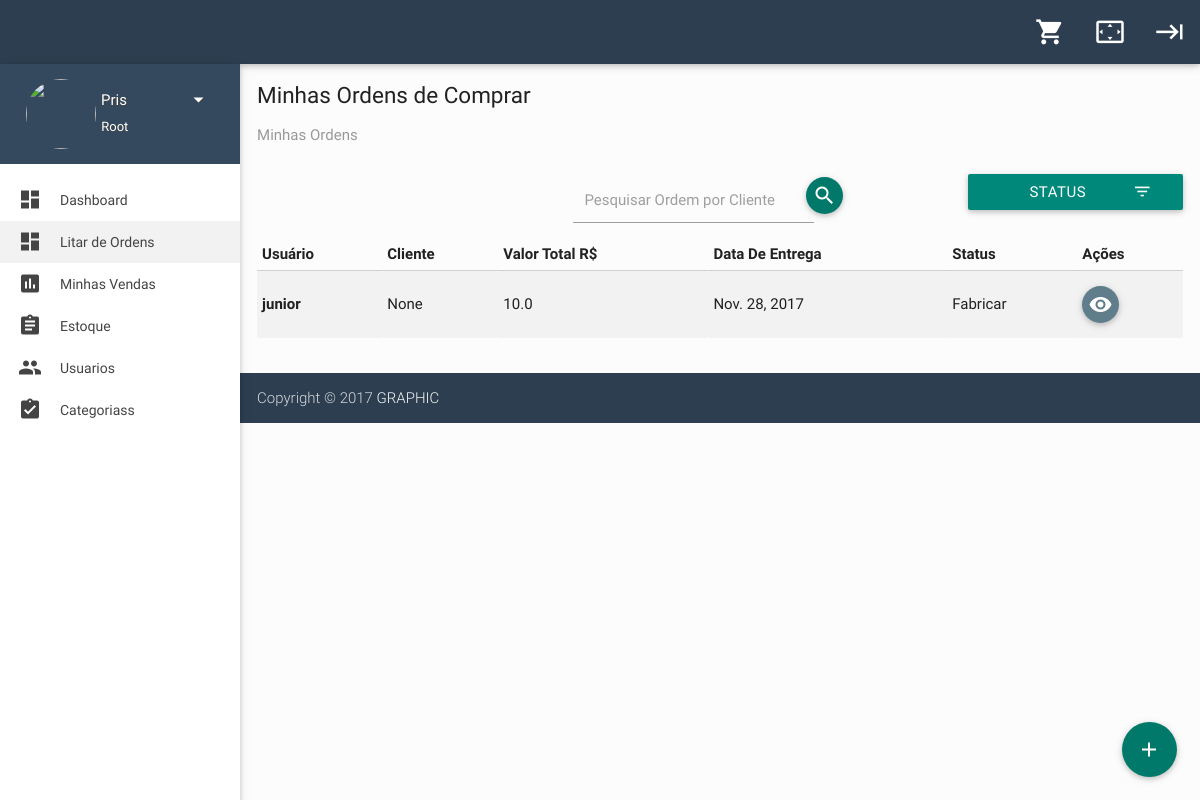
/lista-ordens/ (signed in), run on the app's committed database.
### accounts/models.py (models this page shows, shortened)
class User(AbstractBaseUser, PermissionsMixin):
    ROOT = 0
    ADM = 1
    SALESMAN = 2
    CUSTOMER = 3
    TYPES = (
        (ROOT, 'Root'),
        (ADM, 'Administrador'),
        (SALESMAN, 'Vendedor'),
        (CUSTOMER, 'Cliente')
    )
    ACTIVATED = 0
    DISABLED = 1
    BLOCKED = 2
    STATUS = (
        (ACTIVATED, 'activated'),
        (DISABLED, 'disabled'),
        (BLOCKED, 'blocked'),
    )
    PADRAO = 0
    CAMPO = 1
    VINHO = 2
    THEMES = (
        (PADRAO, 'padrao'),
        (CAMPO, 'campo'),
        (VINHO, 'vinho')
    )
    name = models.CharField('Nome', max_length=150)
    email = models.EmailField('Email', unique=True)
    phone = models.CharField('Telefone', max_length=40, null=True)
    status = models.IntegerField('Status', choices=STATUS, default=ACTIVATED)
    username = models.CharField('Usuário', max_length=30, unique=True, validators=[
    validators.RegexValidator(
        re.compile('^[\w.@+-]+$'),
            'Informe o nome de usuário válido',
            'Este valor deve conter apenas letras, números '
            'e os caracteres: @/./+/-/_ .',
            'Inválido'
            )
        ], help_text='Um nome curto que será usado para identificá-lo de forma única no sistema'
    )
    avatar = models.CharField('Foto', max_length=350, default='https://res.cloudinary.com/graphic/image/upload/v1510588337/User/user-default.jpg')
    theme = models.IntegerField('Tema', choices=THEMES, default=PADRAO)
    nivel = models.IntegerField('Nível', choices=TYPES, default=CUSTOMER)
    is_staff = models.BooleanField('Equipe', default=False)
    is_active = models.BooleanField('Ativo', default=True)
    USERNAME_FIELD = 'username'
    REQUIRED_FIELDS = ['email', 'name']
    objects = UserManager()
    class Meta:
        verbose_name = 'Usuário'
        verbose_name_plural = 'Usuários'
        ordering = ['name']
    def __str__(self):
        return self.name

### store/models.py (models this page shows)
class Order(models.Model):
    SHOPPING = 0
    FINISHED = 1
    FACTORY = 2
    DELIVERED = 3
    STATUS= (
        (SHOPPING, 'Comprando'),
        (FINISHED, 'Finalizada'),
        (FACTORY, 'Fabricar'),
        (DELIVERED, 'Entregue'),
    )
    name = models.CharField('Cliente', max_length= 150, null=True)
    valueTotal = models.FloatField('Valor Total', null=True, default=0)
    status = models.IntegerField('Status', choices=STATUS, default=SHOPPING)
    dateStart = models.DateTimeField('Data Compra', auto_now=True)
    dateEnd = models.DateField('Data Entrega', null=True)
    user = models.ForeignKey(User, verbose_name="Usuario", on_delete=models.CASCADE)
    class Meta:
        verbose_name = 'Ordem'
        verbose_name_plural = 'Ordens'
        ordering = ['dateStart']

### store/views_dashboard.py (the view)
class ListOrderView(LoginRequiredMixin, IsRootOrAdm, ListView):
    model = Order
    context_object_name = 'orders'
    template_name = 'dashboard/list_order.html'
    paginate_by = 10
    def get_queryset(self):
        filtro = self.request.GET.get('filtro')
        queryset = Order.objects.filter().exclude(status=0)
        if filtro == 'todos':
            pass
        elif filtro == 'finalizada':
            queryset = Order.objects.filter(status=1)
        elif filtro == 'entregue':
            queryset = Order.objects.filter(status=3)
        elif filtro == 'fabricar':
            queryset = Order.objects.filter(status=2)
        return queryset

### accounts/polices.py (called while the page is built)
    def dispatch(self, request, *args, **kwargs):
        if not (request.user.nivel == 0 or request.user.nivel == 1):
            return redirect('store:dashboard')
        return super(IsRootOrAdm, self).dispatch(request, *args, **kwargs)

### store/templates/dashboard/list_order.html (shortened to what this page needs)
{% extends "dashboard/base.html" %}
{% block content %}
<div class="row">
  <div class="col s12 m12 l12">
    <h5 class="breadcrumbs-title">Minhas Ordens de Comprar</h5>
    <ol class="breadcrumb">
      <li class="active">Minhas Ordens</li>
    </ol>
  </div>
  <div class="col s12 m12 ">
    <div class="row">
        <div class="col s12 m6 l4 offset-l4">
          <div class="dataTables_filter">
            <form action="?search=" class="row" method="GET">
              <div class="col s10">
                <div class="input-field">
                  <input type="text" id="search" name="search">
                  <label for="search">Pesquisar Ordem por Cliente</label>
                </div>
              </div>
              <div class="col s2">
                <button type="submit" class="btn-floating waves-effect waves-light teal darken-2 osgeni-btn-search"><i class="mdi-action-search"></i></button>
              </div>
            </form>
          </div>
        </div>
        <div class="col s12 m6 l3 offset-l1">
          <a class='dropdown-button waves-effect waves-light teal darken-1 btn osgeni-btn-block filter-margin-top'
            href='#' data-activates='filter'>Status
            <i class="mdi-content-filter-list right"></i>
          </a>
        </div>
        <div class="col s12 m12 l12">
          <table class="striped">
            <thead>
              <tr>
                <th>Usuário</th>
                <th>Cliente</th>
                <th>Valor Total R$</th>
                <th>Data De Entrega</th>
                <th>Status</th>
                <th>Ações</th>
              </tr>
            </thead>
            <tbody>
              {% for order in orders  %}
              <tr>
                <th scope="row">{{ order.user }}</th>
                <td>{{ order.name }}</td>
                <td>{{ order.valueTotal }}</td>
                <td>{{ order.dateEnd }}</td>
                <td>{{ order.get_status_display }}</td>
                 <td>
                  <a href="{% url 'store:detail_order' order.pk %}" class="btn-floating waves-effect waves-light blue-grey">
                    <i class="mdi-action-visibility"></i>
                  </a>
                </td>
              </tr>
              {% empty %}
              <tr>
                <td colspan="6">Nenhum aparelho cadastrado</td>
              </tr>
              {% endfor %}
            </tbody>
          </table>
        </div>
  </div>
</div>
<div class="col s12">
</div>
<div class="fixed-action-btn">
  <a href="#S" class="btn-floating btn-large teal darken-2">
    <i class="large mdi-content-add"></i>
  </a>
</div>
</div>
{% endblock %}

### core/dashboard/sidebar.html (shortened to what this page needs)
<aside id="left-sidebar-nav">
  <ul id="slide-out" class="side-nav fixed leftside-navigation">
    <li class="user-details">
      <div class="row">
        <div class="col col s4 m4 l4">
          <img src="{{user.avatar}}" alt="" class="circle osgeni-img-profile valign profile-image">
        </div>
        <div class="col col s8 m8 l8">
          <a class="btn-flat dropdown-button waves-effect waves-light white-text profile-btn" href="#" data-activates="profile-dropdown">
            {{user}}
            <i class="mdi-navigation-arrow-drop-down right"></i>
          </a>
          <p class="user-roal">{{user.get_nivel_display}}</p>
        </div>
      </div>
    </li>
    {% if user.nivel == 0 or user.nivel == 1 %}
    <li class="bold {% if request.resolver_match.url_name == 'dashboard' %} active {% endif %}">
      <a href="{% url 'store:dashboard' %}" class="waves-effect waves-cyan">
        <i class="mdi-action-dashboard"></i> Dashboard
      </a>
    </li>
    <li class="bold {% if request.resolver_match.url_name == 'listar-ordens' %} active {% endif %}">
      <a href="{% url 'store:listar-ordens' %}" class="waves-effect waves-cyan">
        <i class="mdi-action-dashboard"></i> Litar de Ordens
      </a>
    </li>
    {% endif %}
    <li class="bold {% if request.resolver_match.url_name == 'minhas-ordens' %} active {% endif %}">
      <a href="{% url 'store:minhas-ordens' %}" class="waves-effect waves-cyan">
        <i class="mdi-action-assessment"></i> Minhas Vendas
      </a>
    </li>
    <li class="bold {% if request.resolver_match.url_name == 'list_product' %} active {% endif %}">
      <a href="{% url 'products:list_product' %}" class="waves-effect waves-cyan">
        <i class="mdi-action-assignment"></i> Estoque
      </a>
    </li>
  {% if user.nivel == 0 or user.nivel == 1 %}
    <li class="bold {% if request.resolver_match.url_name == 'list_user' %} active {% endif %}">
      <a href="{% url 'accounts:list_user' %}" class="waves-effect waves-cyan">
        <i class="mdi-social-group"></i> Usuarios
      </a>
    </li>
    <li class="bold {% if request.resolver_match.url_name == 'list_categories' %} active {% endif %}">
      <a href="{% url 'categories:list_categories'%}" class="waves-effect waves-cyan">
        <i class="mdi-action-assignment-turned-in"></i> Categoriass
      </a>
    </li>
  {% endif %}
  </ul>
</aside>

### core/static/css/style.css (style rules this page uses)
body { background-color: #fcfcfc; }
#content .container .row { margin-bottom: 0; }
ul.side-nav.fixed { top: 64px; }
.side-nav a { line-height: 42px; height: 42px; }
#left-sidebar-nav { position: fixed; width: 100px; left: 180px; z-index: 999; height: auto; }
#slide-out li a i { line-height: inherit; width: 2rem; font-size: 1.6rem; display: block; float: left; text-align: center; margin-right: 1rem; }
ul.side-nav li { padding: 0; }
ul.side-nav.fixed { overflow: hidden; }
ul.side-nav.fixed li { line-height: 44px; }
ul.side-nav.fixed li:hover, ul.side-nav.fixed li.active { background-color: rgba(0, 0, 0, 0.05); }
ul.side-nav.fixed li a { font-size: 14px; font-weight: 400; }
ul.side-nav.fixed li.user-details { background-color: #34495e !important; width: 100%; height: 100px; margin-bottom: 15px; padding: 15px 0px 0px 15px; }
.user-details .row { margin: 0; }
ul.side-nav.fixed .profile-btn { margin: 0; text-transform: capitalize; padding: 0; text-shadow: 1px 1px 1px #444; font-size: 15px; }
.user-roal { color: #fff; margin-top: -16px; font-size: 13px; text-shadow: 1px 1px 1px #444; }
.bold > a { font-weight: bold; }
.breadcrumb { padding: 0px; margin: 15px 0px; list-style: none; }
.breadcrumbs-title { font-size: 1.5rem; line-height: 1.804rem; margin: 18px 0px 0px 0px; }
.breadcrumb > li { display: inline-block; }
.breadcrumb .active { font-weight: normal; color: #999; }
#flotchart td, th { padding: 5px; }

### core/static/css/custom.css (style rules this page uses)
.osgeni-btn-search { margin-left: -100%; margin-top: 50%; }
.osgeni-btn-block { width: 100% }
.osgeni-img-profile { width: 70px !important; height: 70px !important; }
.filter-margin-top { margin-top: 6% }

### data on the page
User: name "Pris", nivel "Root"
Order: user "junior", name "None", valueTotal "10.0", dateEnd "Nov. 28, 2017", status "Fabricar"
